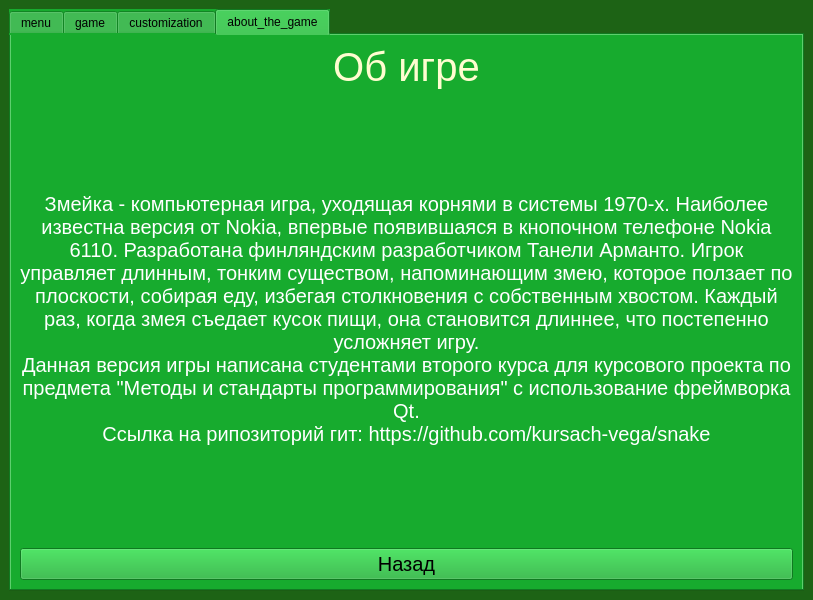
<?xml version="1.0" encoding="UTF-8"?>
<ui version="4.0">
 <class>root</class>
 <widget class="QMainWindow" name="root">
  <property name="geometry">
   <rect>
    <x>0</x>
    <y>0</y>
    <width>813</width>
    <height>600</height>
   </rect>
  </property>
  <property name="minimumSize">
   <size>
    <width>813</width>
    <height>600</height>
   </size>
  </property>
  <property name="maximumSize">
   <size>
    <width>813</width>
    <height>600</height>
   </size>
  </property>
  <property name="font">
   <font>
    <pointsize>15</pointsize>
   </font>
  </property>
  <property name="windowTitle">
   <string>root</string>
  </property>
  <property name="styleSheet">
   <string notr="true">background-color: rgb(29, 99, 21);</string>
  </property>
  <widget class="QWidget" name="centralwidget">
   <layout class="QGridLayout" name="gridLayout_3">
    <item row="0" column="0">
     <widget class="QTabWidget" name="tab_game">
      <property name="maximumSize">
       <size>
        <width>795</width>
        <height>582</height>
       </size>
      </property>
      <property name="styleSheet">
       <string notr="true">background-color: rgb(23, 171, 46);</string>
      </property>
      <property name="currentIndex">
       <number>3</number>
      </property>
      <widget class="QWidget" name="menu">
       <attribute name="title">
        <string>menu</string>
       </attribute>
       <layout class="QGridLayout" name="gridLayout_2">
        <item row="0" column="0">
         <layout class="QVBoxLayout" name="verticalLayout">
          <item>
           <widget class="QLabel" name="text_from_menu">
            <property name="font">
             <font>
              <pointsize>30</pointsize>
             </font>
            </property>
            <property name="cursor">
             <cursorShape>ArrowCursor</cursorShape>
            </property>
            <property name="styleSheet">
             <string notr="true">color: rgb(255, 253, 208);</string>
            </property>
            <property name="text">
             <string>Змейка</string>
            </property>
            <property name="alignment">
             <set>Qt::AlignCenter</set>
            </property>
            <property name="buddy">
             <cstring></cstring>
            </property>
           </widget>
          </item>
          <item>
           <spacer name="verticalSpacer_2">
            <property name="orientation">
             <enum>Qt::Vertical</enum>
            </property>
            <property name="sizeHint" stdset="0">
             <size>
              <width>20</width>
              <height>40</height>
             </size>
            </property>
           </spacer>
          </item>
          <item>
           <layout class="QHBoxLayout">
            <item>
             <spacer name="horizontalSpacer_2">
              <property name="orientation">
               <enum>Qt::Horizontal</enum>
              </property>
              <property name="sizeHint" stdset="0">
               <size>
                <width>40</width>
                <height>20</height>
               </size>
              </property>
             </spacer>
            </item>
            <item>
             <widget class="QPushButton" name="button_game">
              <property name="minimumSize">
               <size>
                <width>200</width>
                <height>50</height>
               </size>
              </property>
              <property name="font">
               <font>
                <pointsize>15</pointsize>
               </font>
              </property>
              <property name="text">
               <string>Играть</string>
              </property>
             </widget>
            </item>
            <item>
             <spacer name="horizontalSpacer">
              <property name="orientation">
               <enum>Qt::Horizontal</enum>
              </property>
              <property name="sizeHint" stdset="0">
               <size>
                <width>40</width>
                <height>20</height>
               </size>
              </property>
             </spacer>
            </item>
           </layout>
          </item>
          <item>
           <layout class="QHBoxLayout" name="horizontalLayout_5">
            <item>
             <spacer name="horizontalSpacer_7">
              <property name="orientation">
               <enum>Qt::Horizontal</enum>
              </property>
              <property name="sizeHint" stdset="0">
               <size>
                <width>40</width>
                <height>20</height>
               </size>
              </property>
             </spacer>
            </item>
            <item>
             <widget class="QPushButton" name="button_customization">
              <property name="minimumSize">
               <size>
                <width>200</width>
                <height>50</height>
               </size>
              </property>
              <property name="font">
               <font>
                <pointsize>15</pointsize>
               </font>
              </property>
              <property name="text">
               <string>Настройки</string>
              </property>
             </widget>
            </item>
            <item>
             <spacer name="horizontalSpacer_8">
              <property name="orientation">
               <enum>Qt::Horizontal</enum>
              </property>
              <property name="sizeHint" stdset="0">
               <size>
                <width>40</width>
                <height>20</height>
               </size>
              </property>
             </spacer>
            </item>
           </layout>
          </item>
          <item>
           <layout class="QHBoxLayout" name="horizontalLayout_4">
            <item>
             <spacer name="horizontalSpacer_5">
              <property name="orientation">
               <enum>Qt::Horizontal</enum>
              </property>
              <property name="sizeHint" stdset="0">
               <size>
                <width>40</width>
                <height>20</height>
               </size>
              </property>
             </spacer>
            </item>
            <item>
             <widget class="QPushButton" name="button_abaut_game">
              <property name="minimumSize">
               <size>
                <width>200</width>
                <height>50</height>
               </size>
              </property>
              <property name="font">
               <font>
                <pointsize>15</pointsize>
               </font>
              </property>
              <property name="text">
               <string>Об игре</string>
              </property>
             </widget>
            </item>
            <item>
             <spacer name="horizontalSpacer_6">
              <property name="orientation">
               <enum>Qt::Horizontal</enum>
              </property>
              <property name="sizeHint" stdset="0">
               <size>
                <width>40</width>
                <height>20</height>
               </size>
              </property>
             </spacer>
            </item>
           </layout>
          </item>
          <item>
           <layout class="QHBoxLayout" name="horizontalLayout_3">
            <item>
             <spacer name="horizontalSpacer_3">
              <property name="orientation">
               <enum>Qt::Horizontal</enum>
              </property>
              <property name="sizeHint" stdset="0">
               <size>
                <width>40</width>
                <height>20</height>
               </size>
              </property>
             </spacer>
            </item>
            <item>
             <widget class="QPushButton" name="button_exit">
              <property name="minimumSize">
               <size>
                <width>200</width>
                <height>50</height>
               </size>
              </property>
              <property name="font">
               <font>
                <pointsize>15</pointsize>
               </font>
              </property>
              <property name="text">
               <string>Выход</string>
              </property>
             </widget>
            </item>
            <item>
             <spacer name="horizontalSpacer_4">
              <property name="orientation">
               <enum>Qt::Horizontal</enum>
              </property>
              <property name="sizeHint" stdset="0">
               <size>
                <width>40</width>
                <height>20</height>
               </size>
              </property>
             </spacer>
            </item>
           </layout>
          </item>
          <item>
           <spacer name="verticalSpacer">
            <property name="orientation">
             <enum>Qt::Vertical</enum>
            </property>
            <property name="sizeHint" stdset="0">
             <size>
              <width>20</width>
              <height>40</height>
             </size>
            </property>
           </spacer>
          </item>
         </layout>
        </item>
       </layout>
      </widget>
      <widget class="QWidget" name="game">
       <attribute name="title">
        <string>game</string>
       </attribute>
       <layout class="QVBoxLayout" name="verticalLayout_3">
        <item>
         <widget class="QLabel" name="text_from_game">
          <property name="font">
           <font>
            <pointsize>30</pointsize>
           </font>
          </property>
          <property name="styleSheet">
           <string notr="true">color: rgb(255, 253, 208);</string>
          </property>
          <property name="text">
           <string>Змейка</string>
          </property>
          <property name="alignment">
           <set>Qt::AlignCenter</set>
          </property>
         </widget>
        </item>
        <item>
         <spacer name="verticalSpacer_4">
          <property name="orientation">
           <enum>Qt::Vertical</enum>
          </property>
          <property name="sizeHint" stdset="0">
           <size>
            <width>20</width>
            <height>40</height>
           </size>
          </property>
         </spacer>
        </item>
        <item>
         <layout class="QHBoxLayout" name="horizontalLayout_6">
          <item>
           <spacer name="horizontalSpacer_10">
            <property name="orientation">
             <enum>Qt::Horizontal</enum>
            </property>
            <property name="sizeHint" stdset="0">
             <size>
              <width>40</width>
              <height>20</height>
             </size>
            </property>
           </spacer>
          </item>
          <item>
           <widget class="QFrame" name="pause_window">
            <property name="maximumSize">
             <size>
              <width>281</width>
              <height>121</height>
             </size>
            </property>
            <property name="styleSheet">
             <string notr="true">background-color: rgb(43, 136, 22);</string>
            </property>
            <property name="frameShape">
             <enum>QFrame::StyledPanel</enum>
            </property>
            <property name="frameShadow">
             <enum>QFrame::Raised</enum>
            </property>
            <layout class="QVBoxLayout" name="verticalLayout_2">
             <item>
              <widget class="QLabel" name="label_2">
               <property name="font">
                <font>
                 <pointsize>20</pointsize>
                </font>
               </property>
               <property name="styleSheet">
                <string notr="true">color: rgb(255, 255, 255);</string>
               </property>
               <property name="text">
                <string>Пауза</string>
               </property>
               <property name="alignment">
                <set>Qt::AlignCenter</set>
               </property>
              </widget>
             </item>
             <item>
              <spacer name="verticalSpacer_3">
               <property name="orientation">
                <enum>Qt::Vertical</enum>
               </property>
               <property name="sizeHint" stdset="0">
                <size>
                 <width>20</width>
                 <height>40</height>
                </size>
               </property>
              </spacer>
             </item>
             <item>
              <layout class="QHBoxLayout" name="horizontalLayout">
               <item>
                <widget class="QPushButton" name="pushButton">
                 <property name="minimumSize">
                  <size>
                   <width>70</width>
                   <height>0</height>
                  </size>
                 </property>
                 <property name="font">
                  <font>
                   <pointsize>15</pointsize>
                  </font>
                 </property>
                 <property name="text">
                  <string>Продолжить</string>
                 </property>
                </widget>
               </item>
               <item>
                <widget class="QPushButton" name="pushButton_2">
                 <property name="font">
                  <font>
                   <pointsize>15</pointsize>
                  </font>
                 </property>
                 <property name="text">
                  <string>Настройки</string>
                 </property>
                </widget>
               </item>
              </layout>
             </item>
             <item>
              <widget class="QPushButton" name="pause_window_exit">
               <property name="font">
                <font>
                 <pointsize>15</pointsize>
                </font>
               </property>
               <property name="text">
                <string>Выход</string>
               </property>
              </widget>
             </item>
            </layout>
           </widget>
          </item>
          <item>
           <spacer name="horizontalSpacer_9">
            <property name="orientation">
             <enum>Qt::Horizontal</enum>
            </property>
            <property name="sizeHint" stdset="0">
             <size>
              <width>40</width>
              <height>20</height>
             </size>
            </property>
           </spacer>
          </item>
         </layout>
        </item>
        <item>
         <spacer name="verticalSpacer_5">
          <property name="orientation">
           <enum>Qt::Vertical</enum>
          </property>
          <property name="sizeHint" stdset="0">
           <size>
            <width>20</width>
            <height>40</height>
           </size>
          </property>
         </spacer>
        </item>
        <item>
         <layout class="QHBoxLayout" name="horizontalLayout_2">
          <item>
           <widget class="QPushButton" name="pushButton_3">
            <property name="font">
             <font>
              <pointsize>15</pointsize>
             </font>
            </property>
            <property name="text">
             <string>Начать заново</string>
            </property>
           </widget>
          </item>
          <item>
           <widget class="QPushButton" name="game_back">
            <property name="font">
             <font>
              <pointsize>15</pointsize>
             </font>
            </property>
            <property name="text">
             <string>Назад</string>
            </property>
           </widget>
          </item>
         </layout>
        </item>
       </layout>
      </widget>
      <widget class="QWidget" name="customization">
       <attribute name="title">
        <string>customization</string>
       </attribute>
       <layout class="QVBoxLayout" name="verticalLayout_5">
        <item>
         <widget class="QLabel" name="label_5">
          <property name="font">
           <font>
            <pointsize>30</pointsize>
           </font>
          </property>
          <property name="styleSheet">
           <string notr="true">color: rgb(255, 253, 208);</string>
          </property>
          <property name="text">
           <string>Настройки</string>
          </property>
          <property name="alignment">
           <set>Qt::AlignCenter</set>
          </property>
         </widget>
        </item>
        <item>
         <layout class="QHBoxLayout" name="horizontalLayout_9">
          <item>
           <widget class="QPushButton" name="pushButton_5">
            <property name="font">
             <font>
              <pointsize>15</pointsize>
             </font>
            </property>
            <property name="text">
             <string>Громкость музыки</string>
            </property>
           </widget>
          </item>
          <item>
           <widget class="QSlider" name="horizontalSlider_2">
            <property name="font">
             <font>
              <pointsize>10</pointsize>
             </font>
            </property>
            <property name="styleSheet">
             <string notr="true">selection-background-color: rgb(255, 255, 0);</string>
            </property>
            <property name="maximum">
             <number>100</number>
            </property>
            <property name="value">
             <number>100</number>
            </property>
            <property name="orientation">
             <enum>Qt::Horizontal</enum>
            </property>
           </widget>
          </item>
          <item>
           <spacer name="horizontalSpacer_12">
            <property name="orientation">
             <enum>Qt::Horizontal</enum>
            </property>
            <property name="sizeHint" stdset="0">
             <size>
              <width>40</width>
              <height>20</height>
             </size>
            </property>
           </spacer>
          </item>
         </layout>
        </item>
        <item>
         <layout class="QHBoxLayout" name="horizontalLayout_8">
          <item>
           <widget class="QPushButton" name="pushButton_4">
            <property name="minimumSize">
             <size>
              <width>205</width>
              <height>0</height>
             </size>
            </property>
            <property name="font">
             <font>
              <pointsize>15</pointsize>
             </font>
            </property>
            <property name="text">
             <string>Громкость звука</string>
            </property>
           </widget>
          </item>
          <item>
           <widget class="QSlider" name="horizontalSlider">
            <property name="font">
             <font>
              <pointsize>10</pointsize>
             </font>
            </property>
            <property name="styleSheet">
             <string notr="true">selection-background-color: rgb(170, 0, 0);</string>
            </property>
            <property name="maximum">
             <number>100</number>
            </property>
            <property name="value">
             <number>100</number>
            </property>
            <property name="orientation">
             <enum>Qt::Horizontal</enum>
            </property>
           </widget>
          </item>
          <item>
           <spacer name="horizontalSpacer_11">
            <property name="orientation">
             <enum>Qt::Horizontal</enum>
            </property>
            <property name="sizeHint" stdset="0">
             <size>
              <width>40</width>
              <height>20</height>
             </size>
            </property>
           </spacer>
          </item>
         </layout>
        </item>
        <item>
         <spacer name="verticalSpacer_7">
          <property name="orientation">
           <enum>Qt::Vertical</enum>
          </property>
          <property name="sizeHint" stdset="0">
           <size>
            <width>20</width>
            <height>40</height>
           </size>
          </property>
         </spacer>
        </item>
        <item>
         <layout class="QHBoxLayout" name="horizontalLayout_10">
          <item>
           <widget class="QPushButton" name="cusrimizatio_back">
            <property name="font">
             <font>
              <pointsize>15</pointsize>
             </font>
            </property>
            <property name="text">
             <string>Назад</string>
            </property>
           </widget>
          </item>
         </layout>
        </item>
       </layout>
      </widget>
      <widget class="QWidget" name="tab">
       <attribute name="title">
        <string>about_the_game</string>
       </attribute>
       <layout class="QVBoxLayout" name="verticalLayout_4">
        <item>
         <widget class="QLabel" name="text_from_about_the_game">
          <property name="font">
           <font>
            <pointsize>30</pointsize>
           </font>
          </property>
          <property name="styleSheet">
           <string notr="true">color: rgb(255, 253, 208);</string>
          </property>
          <property name="text">
           <string>Об игре</string>
          </property>
          <property name="alignment">
           <set>Qt::AlignCenter</set>
          </property>
         </widget>
        </item>
        <item>
         <spacer name="verticalSpacer_8">
          <property name="orientation">
           <enum>Qt::Vertical</enum>
          </property>
          <property name="sizeHint" stdset="0">
           <size>
            <width>20</width>
            <height>40</height>
           </size>
          </property>
         </spacer>
        </item>
        <item>
         <widget class="QLabel" name="label">
          <property name="font">
           <font>
            <pointsize>15</pointsize>
           </font>
          </property>
          <property name="styleSheet">
           <string notr="true">color: rgb(255, 255, 255);</string>
          </property>
          <property name="text">
           <string>Змейка - компьютерная игра, уходящая корнями в системы 1970-х. Наиболее известна версия от Nokia, впервые появившаяся в кнопочном телефоне Nokia 6110. Разработана финляндским разработчиком Танели Арманто. Игрок управляет длинным, тонким существом, напоминающим змею, которое ползает по плоскости, собирая еду, избегая столкновения с собственным хвостом. Каждый раз, когда змея съедает кусок пищи, она становится длиннее, что постепенно усложняет игру.
Данная версия игры написана студентами второго курса для курсового проекта по предмета &quot;Методы и стандарты программирования&quot; с использование фреймворка Qt.
Ссылка на рипозиторий гит: https://github.com/kursach-vega/snake</string>
          </property>
          <property name="scaledContents">
           <bool>false</bool>
          </property>
          <property name="alignment">
           <set>Qt::AlignHCenter|Qt::AlignTop</set>
          </property>
          <property name="wordWrap">
           <bool>true</bool>
          </property>
         </widget>
        </item>
        <item>
         <spacer name="verticalSpacer_6">
          <property name="orientation">
           <enum>Qt::Vertical</enum>
          </property>
          <property name="sizeHint" stdset="0">
           <size>
            <width>20</width>
            <height>40</height>
           </size>
          </property>
         </spacer>
        </item>
        <item>
         <layout class="QHBoxLayout" name="horizontalLayout_7">
          <item>
           <widget class="QPushButton" name="about_game_back">
            <property name="font">
             <font>
              <pointsize>15</pointsize>
             </font>
            </property>
            <property name="text">
             <string>Назад</string>
            </property>
           </widget>
          </item>
         </layout>
        </item>
       </layout>
      </widget>
     </widget>
    </item>
   </layout>
  </widget>
 </widget>
 <resources/>
 <connections/>
</ui>
